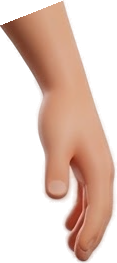
#> input picture characters/puppet/forearmL.png, 117 x 263 px
$ python cut_parts.py forearmL.png out
#> lines starting #> are read from the running program, lines starting #| are printed output that depends on the picture; after the words box and inside, x2 and y2 are one past the last pixel; in counts of white or black regions, pixels touching at a corner belong together
"""Slice the cut-out character into puppet parts with hidden joint fill. Coordinates are in source pixels."""
import json, sys
import numpy as np
from PIL import Image, ImageDraw, ImageFilter

src = Image.open(sys.argv[1]).convert("RGBA")
#> src is the input picture: PIL image 117x263 RGBA; mean R, G, B, A 93.7, 66.1, 53.6, 110.8
out_dir = sys.argv[2]
A = np.array(src).astype(np.float32)
H, W = A.shape[:2]
#> H = 263; W = 117
alpha = A[:, :, 3]
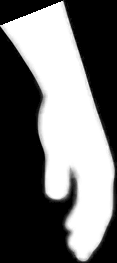
#> alpha: shape (263, 117) float32; min 0, max 255, mean 110.8
lum = A[:, :, :3] @ np.array([0.299, 0.587, 0.114])
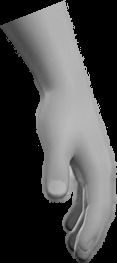
#> lum: shape (263, 117) float64; min 0, max 199.1, mean 72.9
Y, X = np.mgrid[0:H, 0:W]
fg = alpha > 8
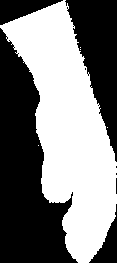
#> fg: shape (263, 117) bool; 49% white; 5 white regions (4 under 20 px), largest, box (x1, y1, x2, y2) and area: (0, 0, 117, 263) 15061

def med(x0, y0, x1, y1):
#> called with x0 = 440, y0 = 760, x1 = 520, y1 = 840
    reg = A[y0:y1, x0:x1]; m = reg[:, :, 3] > 200
#> after `reg = A[y0:y1, x0:x1]`: reg = empty array
#> after `m = reg[:, :, 3] > 200`: m = empty array
#> (the run stopped early here; a loop or call above may not have finished)
